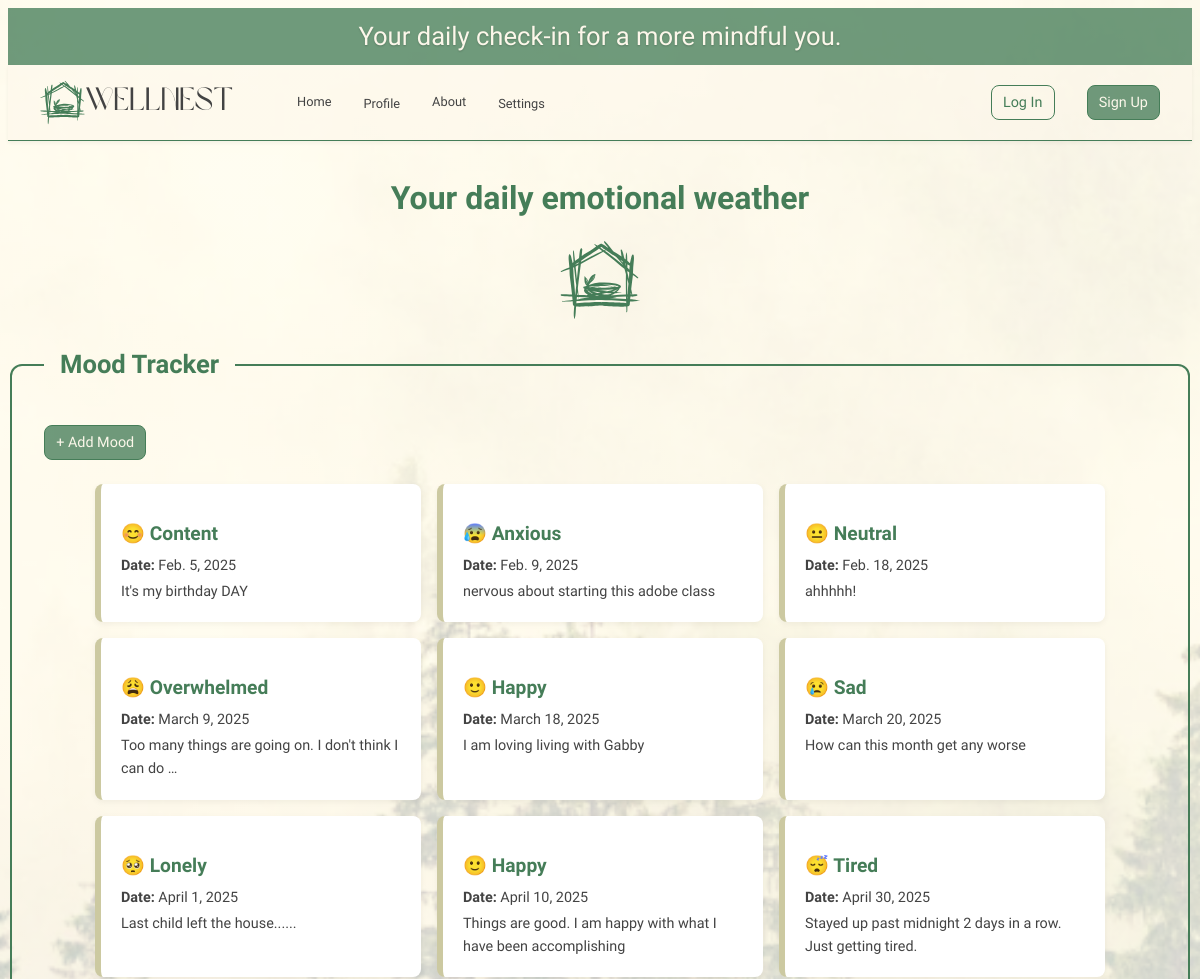
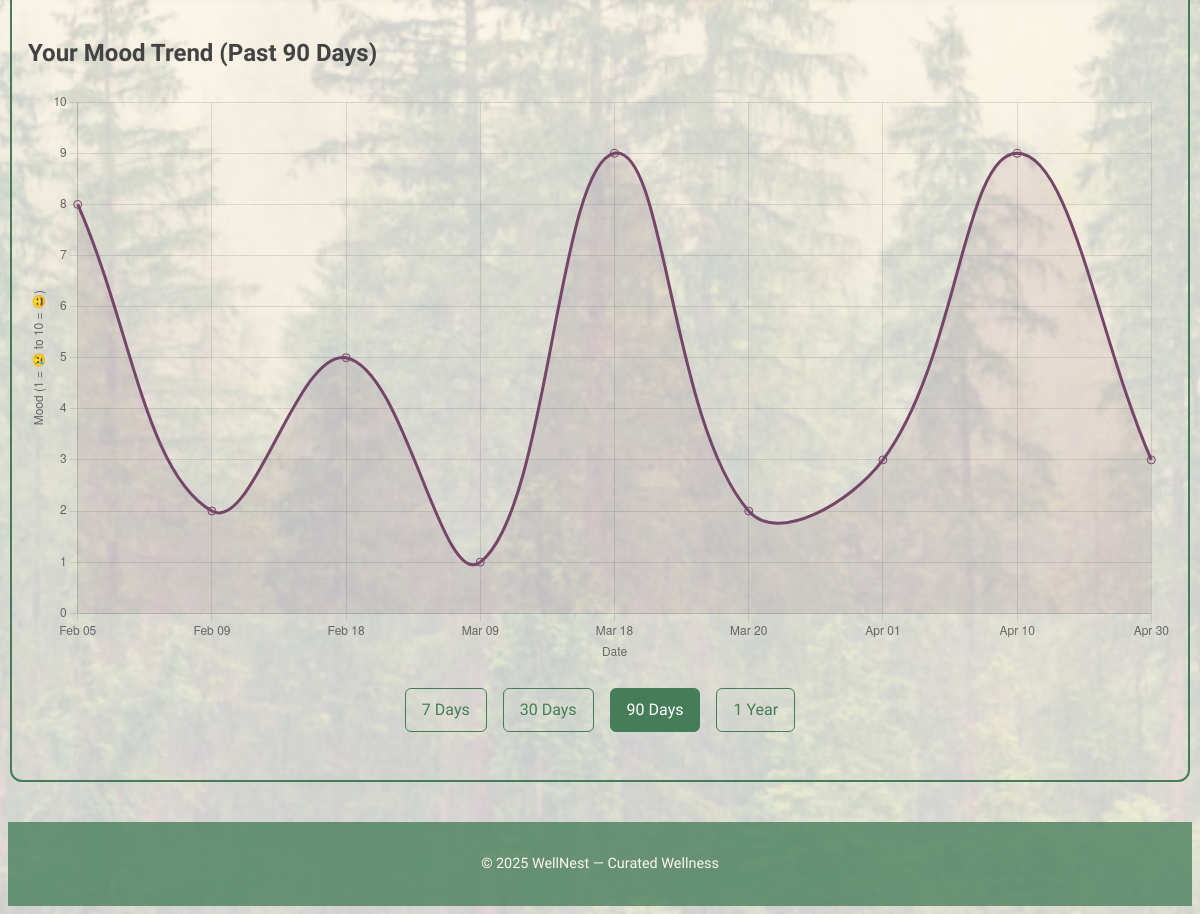
Screenshot of /moods/?range=90 with the database file from the repository (2 pictures, top to bottom).
### main_app/models.py (models this page shows, shortened)
class MoodEntry(models.Model):
    date = models.DateField('Mood date')
    mood = models.CharField(max_length=20, choices=MOOD_CHOICES)
    note = models.TextField(blank=True)
    user = models.ForeignKey(User, on_delete=models.CASCADE)
    class Meta:
        ordering = ['-date']

### main_app/views.py (the view)
# urls.py: path('moods/', views.mood_index, name='mood-index'),
def mood_index(request):
    user = User.objects.first()
    allowed_ranges = [7, 30, 90, 365]
    default_range = 30
    try:
        days = int(request.GET.get('range', default_range))
        if days not in allowed_ranges:
            days = default_range
    except ValueError:
        days = default_range
    start_date = date.today() - timedelta(days=days)
    moods = MoodEntry.objects.filter(user=user, date__gte=start_date).order_by('date')
    chart_labels = [m.date.strftime('%b %d') for m in moods]
    chart_data = [MOOD_TO_SCORE.get(m.mood, 5) for m in moods]
    return render(request, 'moods/index.html', {
        'moods': moods,
        'range': days,
        'chart_labels': json.dumps(chart_labels),
        'chart_data': json.dumps(chart_data),
    })

### main_app/templates/moods/index.html (shortened to what this page needs)
{% extends 'base.html' %}
{% load static %}
{% block head %}
  <link rel="stylesheet" href="{% static 'css/habits/habit-index.css' %}">
  <link rel="stylesheet" href="{% static 'css/moods/mood_index.css' %}">
{% endblock %}
{% block content %}
  <section class="page-header">
    <h1>Your daily emotional weather</h1>
    <img src="{% static 'images/whiteNestHouse.svg' %}" alt="WellNest House Logo" class="tiny-logo">
  </section>
  <section class="habit-groups">
    <fieldset class="habit-group">
      <legend class="habit-legend">Mood Tracker</legend>
      <div class="section-actions">
        <a href="{% url 'mood-create' %}" class="btn-solid small-btn">+ Add Mood</a>
      </div>
      <div class="card-container">
        {% for mood in moods %}
          <a href="{% url 'mood-detail' mood.id %}" class="card">
            <div class="card-content">
              <h3 class="card-title">{{ mood.get_mood_display }}</h3>
              <p><strong>Date:</strong> {{ mood.date }}</p>
              {% if mood.note %}
                <p>{{ mood.note|truncatewords:12 }}</p>
              {% endif %}
            </div>
          </a>
        {% empty %}
          <p class="no-data">No mood entries yet. Start by logging one above.</p>
        {% endfor %}
      </div>
      <section class="mood-chart-container">
        <h2>Your Mood Trend (Past {{ range }} Days)</h2>
        <canvas id="moodTrendChart" width="400" height="200"></canvas>
      </section>
      <div class="range-buttons">
        <a href="?range=7" class="{% if range == 7 %}active{% endif %}">7 Days</a>
        <a href="?range=30" class="{% if range == 30 %}active{% endif %}">30 Days</a>
        <a href="?range=90" class="{% if range == 90 %}active{% endif %}">90 Days</a>
        <a href="?range=365" class="{% if range == 365 %}active{% endif %}">1 Year</a>
      </div>
    </fieldset>
  </section>
{% endblock %}
{% block script %}
  <script>
    const ctx = document.getElementById('moodTrendChart').getContext('2d');
    const moodChart = new Chart(ctx, {
      type: 'line',
      data: {
        labels: JSON.parse('{{ chart_labels|safe|escapejs }}'),
        datasets: [{
          label: 'Mood Score',
          data: JSON.parse('{{ chart_data|safe|escapejs }}'),
          borderColor: '#754668',
          backgroundColor: 'rgba(117, 70, 104, 0.1)',
          tension: 0.4,
          fill: true,
          pointRadius: 4,
          pointHoverRadius: 6,
        }]
      },
      options: {
        scales: {
          y: {
            beginAtZero: true,
            max: 10,
            title: {
              display: true,
              text: 'Mood (1 = 😢 to 10 = 😄)'
            }
          },
          x: {
            title: {
              display: true,
              text: 'Date'
            }
          }
        },
        responsive: true,
        plugins: {
          legend: { display: false },
          tooltip: {
            callbacks: {
              label: function(context) {
                const emojiMap = {
                  1: '😢', 2: '😠', 3: '😩', 4: '😰', 5: '😐',
                  6: '😊', 7: '🙂', 8: '🌱', 9: '🙏', 10: '😄'
                };
                const score = context.parsed.y;
                return `Mood Score: ${score} ${emojiMap[score] || ''}`;
              }
            }
          }
        }
      }
    });
  </script>
{% endblock %}

### main_app/static/css/base.css (style rules this page uses)
:root { --color-brand-primary: #457D58; --color-brand-secondary: #CCC9A1; --color-text-primary: #434343; --color-text-secondary: #8E8E8E; --color-background: #fcf7ea; --color-accent-optional: #754668; }
body { font-family: 'Be Vietnam Pro', Arial, sans-serif; background: linear-gradient(rgba(255, 255, 255, 0.7), rgba(255, 255, 255, 0.7)), url('/static/images/Reflection.png') no-repeat center center fixed; background-size: cover; color: var(--color-text-primary); line-height: 1.6; min-height: 100vh; display: flex; flex-direction: column; }
.btn-solid, .btn-outline, .small-btn { text-decoration: none; font-size: 0.9rem; padding: 0.3rem 0.7rem; border-radius: 8px; font-weight: 500; display: inline-block; transition: background-color 0.3s ease, color 0.3s ease; }
.btn-solid { border: 1px solid var(--color-brand-primary); background-color: #457d58c5; color: var(--color-background); }

### main_app/static/css/habits/habit-index.css (style rules this page uses)
.page-header { text-align: center; margin: 2rem 0; display: flex; flex-direction: column; align-items: center; gap: 0.5rem; }
.page-header h1 { font-size: 2rem; font-weight: 700; color: var(--color-brand-primary); margin: 0; }
.page-header .tiny-logo { width: 80px; height: auto; margin: 0.5rem 0; }
.habit-groups { display: grid; grid-template-columns: 1fr; gap: 2.5rem; }
.habit-group { border: 2px solid var(--color-brand-primary); border-radius: 12px; padding: 2rem 1rem 1.5rem; margin-bottom: 2.5rem; position: relative; }
.habit-legend { font-size: 1.6rem; font-weight: 600; padding: 0 1rem; color: var(--color-brand-primary); margin-left: 1rem; }
.card-container { display: flex; flex-wrap: nowrap; overflow-x: auto; gap: 0.8rem; padding-bottom: 1rem; }
.card-container a { text-decoration: none; }
.card { flex: 0 0 280px; background-color: #ffffffcc; border-left: 6px solid var(--color-brand-primary); border-radius: 12px; padding: 1rem; box-shadow: 0 2px 6px rgba(0, 0, 0, 0.04); transition: transform 0.3s ease, box-shadow 0.3s ease; }
.card-title { font-size: 1.2rem; font-weight: 600; margin-bottom: 0.5rem; color: var(--color-brand-primary); }
.card p { margin: 0.25rem 0; font-size: 0.9rem; color: var(--color-text-primary); }
.section-actions { display: flex; justify-content: flex-start; padding: 0.5rem 1rem; }

### main_app/static/css/moods/mood_index.css (style rules this page uses)
:root { --color-brand-primary: #457D58; --color-brand-secondary: #CCC9A1; --color-text-primary: #434343; --color-text-secondary: #8E8E8E; --color-background: #fcf7ea; --color-accent-optional: #754668; }
body { font-family: 'Be Vietnam Pro', sans-serif; }
.page-header { text-align: center; margin: 2rem 0 1rem; }
.page-header h1 { font-size: 2rem; color: var(--color-brand-primary); }
.range-buttons { display: flex; justify-content: center; gap: 1rem; margin: 1.5rem 0; }
.range-buttons a { padding: 0.5rem 1rem; border: 1.5px solid var(--color-brand-primary); color: var(--color-brand-primary); border-radius: 6px; text-decoration: none; font-weight: 500; transition: all 0.3s ease; }
.range-buttons a.active { background-color: var(--color-brand-primary); color: white; }
.card-container { display: flex; flex-wrap: wrap; justify-content: center; gap: 1rem; padding: 1rem; }
.card { background: white; border-left: 6px solid var(--color-brand-secondary); border-radius: 8px; padding: 1rem 1.25rem; width: 260px; box-shadow: 0 2px 6px rgba(0, 0, 0, 0.05); transition: transform 0.2s ease; text-decoration: none; color: inherit; }
.card-title { font-weight: 600; font-size: 1.2rem; margin-bottom: 0.25rem; }
.card p { font-size: 0.9rem; margin: 0.2rem 0; }

### rows the page displays
MoodEntry: mood "😊 Content", date "Feb. 5, 2025", note "It's my birthday DAY"
MoodEntry: mood "😰 Anxious", date "Feb. 9, 2025", note "nervous about starting this adobe class"
MoodEntry: mood "😐 Neutral", date "Feb. 18, 2025", note "ahhhhh!"
MoodEntry: mood "😩 Overwhelmed", date "March 9, 2025", note "Too many things are going on. I don't think I can do …"
MoodEntry: mood "🙂 Happy", date "March 18, 2025", note "I am loving living with Gabby"
MoodEntry: mood "😢 Sad", date "March 20, 2025", note "How can this month get any worse"
MoodEntry: mood "🥺 Lonely", date "April 1, 2025", note "Last child left the house......"
MoodEntry: mood "🙂 Happy", date "April 10, 2025", note "Things are good. I am happy with what I have been accomplishing"
MoodEntry: mood "😴 Tired", date "April 30, 2025", note "Stayed up past midnight 2 days in a row. Just getting tired."

### other values shown
{{ range }} "90"
chart data {{ chart_data|safe|escapejs }} [8, 2, 5, 1, 9, 2, 3, 9, 3]
